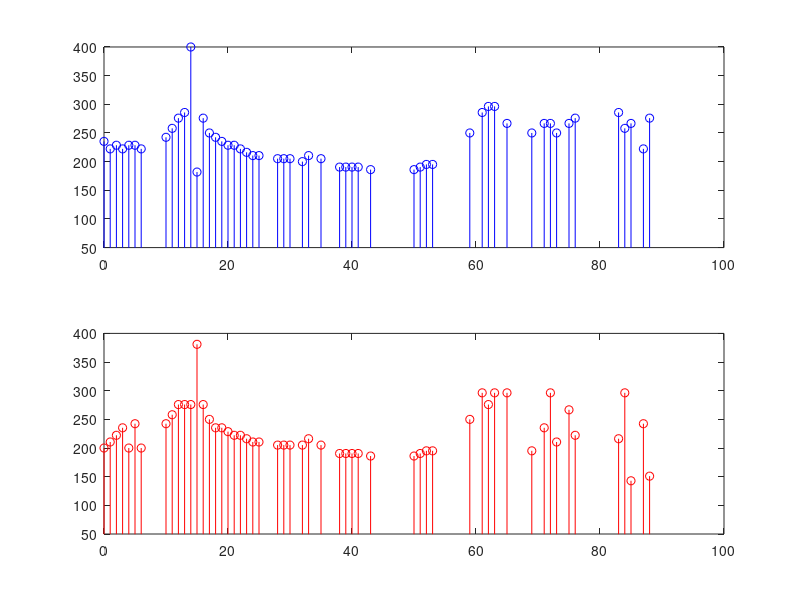

MATLAB code to generate this figure:
1;

clear all;

%Umbrales para detectar si el fonema es sordo o sonoro
%obtenidos experimentalmente al analizar la 
global MIN_ENERGIA = 0.6; %energia en la banda de frecuencias altas (N/4~N/2)
global MIN_CRUCES = 30; %30 cruces en 30 ms equivale a una frecuencia de 1000 hz

%Devuelve la cantidad de cruces por cero que tiene la señal
% Mientras mas cruces por unidad de tiempo, mayor frecuencia tiene
function cruza = contar_cruces(senal)
    cruces = sign(senal);
    signo = cruces(1);
    cruza = 0;
    for i=2:length(cruces)
        if(signo == cruces(i)*(-1)) %si el signo es distinto al anterior
            cruza = cruza + 1;
        end
        signo = cruces(i);
    end
endfunction

%Calcula la energia de una senal con autocorrelacion
function energia = calcular_energia(senal)
    trans = abs(fft(senal)); %transforma
    N = length(trans);
    evaluar = trans(floor(N/4):floor(N/2)); %se queda con el segundo cuarto que pertenece a las frecuencias altas
    energia = sum(evaluar.^2); %calcula energia en espectro
endfunction

%Devuelve true si el fragmento es sonoro.
function resultado = esSonoro(energia,cruces)
    global MIN_ENERGIA;
    global MIN_CRUCES;
    if(energia >= MIN_ENERGIA) %compara energia, mientras mas, es mas sonoro
        resultado = true;
    else
        if(cruces < MIN_CRUCES) %compara cruces, mientras menos, es mas sonoro
            resultado = true;
        else
            resultado = false;
        end
    end
endfunction

%Calcula el pitch de un fragmento por el metodo de autocorrelacion
function pitch_autocor = pitch_autocorrelacion(fragmento, frec_muestreo)
    autocor = xcorr(fragmento, fragmento);
    M = length(autocor);
    autocor = autocor(ceil(M/2):M);         %le saco la mitad porque esta duplicado
    M = length(autocor);                    %recalculo M
    inicio = ceil((2/1000)*frec_muestreo);  %empiezo a buscar a partir de 2 ms, para saltearme el primer pico.
    [maximo idx] = max(autocor(inicio:M));  %encuentro el indice del maximo
    pitch_autocor = (frec_muestreo/(idx+inicio));
endfunction

%Calcula el pitch de un fragmento por el metodo de cepstrum
function pitch_cep = pitch_cepstrum(cep, frec_muestreo)
    frec_inicio_busqueda = 400; %busco el pitch a partir de 400 Hz.
    inicio = frec_muestreo/frec_inicio_busqueda;

    cep = cep(1:floor(length(cep)/2)); %le quito la mitad porque es simetrico
    M = length(cep);

    [maximo idx] = max(cep(inicio:M)); %me quedo con el indice (frecuencia) maximo pico
    pitch_cep = (frec_muestreo/(inicio+idx)); %le sumo el desplazamiento y convierto a frecuencia
end

%Calculo del pitch con el metodo del cepstrum
function pitchs_cep = calcularPitchCepstrum(frase, ventana, frec_muestreo)
    N = length(frase);
    ancho_ventana = length(ventana);
    pitchs_cep = [];
    
    for i=1:ceil(N/ancho_ventana)
        inicio = (i-1)*ancho_ventana + 1;           %inicio de la ventana a procesar
        fin = ancho_ventana*i;                      %fin de la ventana
        fragmento = frase(((i-1)*ancho_ventana + 1):min(ancho_ventana*i,N)); %calcula fragmento
        if(length(fragmento) < ancho_ventana)       %termino de recorrer cuando la ventana es chica
            break;
        end;
        fragmento_v = fragmento .* ventana;         %ventanea fragmento
        energia = calcular_energia(fragmento_v);
        cruces = contar_cruces(fragmento_v);
        
        if(esSonoro(energia,cruces))
            cep = (ifft(log(abs(fft(fragmento_v)))));
            pitchs_cep = [pitchs_cep pitch_cepstrum(cep, frec_muestreo)];
        else
            pitchs_cep = [pitchs_cep 0];
        end
    end
endfunction

%Calculo del pitch con el metodo de la autocorrelacion
function [pitchs_autocor, energias] = calcularPitchAutocorrelacion(frase, ventana, frec_muestreo)
    N = length(frase);
    ancho_ventana = length(ventana);
    pitchs_autocor = [];
    energias = [];
    for i=1:ceil(N/ancho_ventana)
        inicio = (i-1)*ancho_ventana + 1; %inicio de la ventana a procesar
        fin = ancho_ventana*i; %fin de la ventana
        fragmento = frase(((i-1)*ancho_ventana + 1):min(ancho_ventana*i,N)); %calcula fragmento
        
        if(length(fragmento) < ancho_ventana) %termino de recorrer cuando la ventana es chica
            break;
        end;
        fragmento_v = fragmento .* ventana; %ventanea fragmento
        
        energia = calcular_energia(fragmento_v);
        cruces = contar_cruces(fragmento_v);
        energias = [energias energia]; 
        if(esSonoro(energia,cruces))
            pitchs_autocor = [pitchs_autocor pitch_autocorrelacion(fragmento_v', frec_muestreo)];
        else
            pitchs_autocor = [pitchs_autocor 0];
        end
    end
endfunction

function [pitchs_cep, pitchs_autocor, energias] = calcularPitch(frase, frec_muestreo);
    N = length(frase);
    %Configuracion de la ventana a utilizar
    ancho_ms = 30;                                  %ancho en milisegundos de la ventana
    ancho_ventana = ancho_ms*frec_muestreo/1000;    %ancho en muestras de la ventana
    ventana = hanning(ancho_ventana);               %definicion de la ventana

    %calculo de los pitchs
    pitchs_cep = calcularPitchCepstrum(frase, ventana, frec_muestreo);
    [pitchs_autocor, energias] = calcularPitchAutocorrelacion(frase, ventana, frec_muestreo);
    
    endfunction

%-----------------------------------------------

%Carga el audio
frec_muestreo = 8000;
frase = load("sent.txt");
frase = frase(125:length(frase)); %quita todos los ceros del principio

%Calcula el pitch con dos metodos distintos
[pitchs_cep, pitchs_autocor, energias] = calcularPitch(frase, frec_muestreo);

%Filtra
pitchs_filtrados_cep = [];
for i=1:length(pitchs_cep)
    if(pitchs_cep(i) >= 50 & pitchs_cep(i) <= 400)
        pitchs_filtrados_cep = [pitchs_filtrados_cep pitchs_cep(i)];
    else
        pitchs_filtrados_cep = [pitchs_filtrados_cep 0];
    end
end

pitchs_filtrados_autocor = [];
for i=1:length(pitchs_autocor)
    if(pitchs_autocor(i) >= 50 & pitchs_autocor(i) <= 400)
        pitchs_filtrados_autocor = [pitchs_filtrados_autocor pitchs_autocor(i)];
    else
        pitchs_filtrados_autocor = [pitchs_filtrados_autocor 0];
    end
end

M1 = length(pitchs_autocor);
x1 = 0:M1-1;
M2 = length(pitchs_cep);
x2 = 0:M2-1;

%Dibuja
hold on;
%   figure(1); specgram(frase); title("Espectrograma");
%   figure(2); plot(frase); title("Frase");
%   figure(3); plot(pitchs_cep); title("Pitchs por cepstrum");
%   figure(4); plot(pitchs_autocor); title("Pitchs por autocorrelacion");


%figure(2); stem(energias)
hold on;
figure(1); 
subplot(2,1,1);
stem(x1,pitchs_filtrados_autocor,'b');
ylim([50, 400]);
subplot(2,1,2);
stem(x2,pitchs_filtrados_cep,'r');
ylim([50, 400]);
pause;
